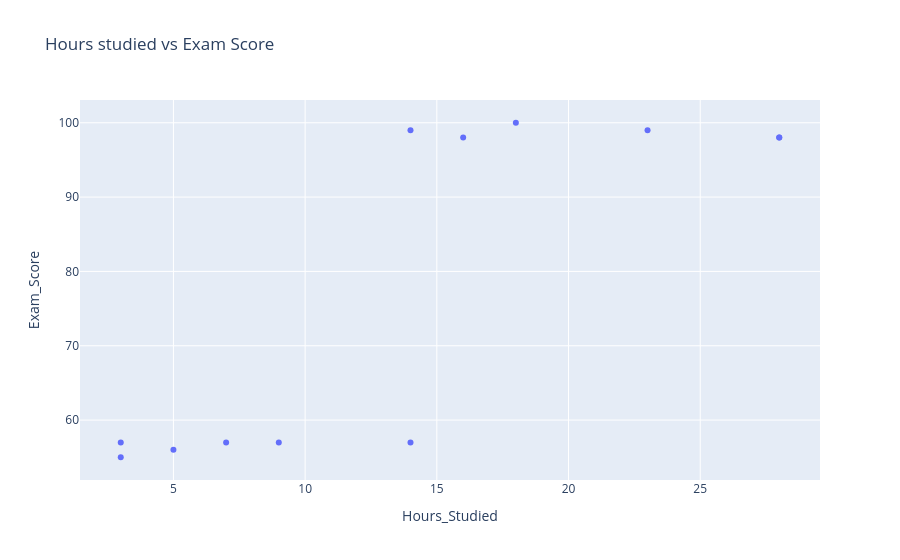

This figure's notebook cell:
### Code cell
high_low_1=px.data.tips()
fig=px.scatter(data_frame=high_low,
               x='Hours_Studied',
               y='Exam_Score',
               title= 'Hours studied vs Exam Score')
fig.show()

### Figure 1 — Plotly figure (JSON) as saved in the notebook; plotly's stock layout.template omitted (floating-point values rounded to 4 significant figures)
{"data": [{"hovertemplate": "Hours_Studied=%{x}<br>Exam_Score=%{y}<extra></extra>", "legendgroup": "", "marker": {"color": "#636efa", "symbol": "circle"}, "mode": "markers", "name": "", "orientation": "v", "showlegend": false, "type": "scatter", "x": [18, 23, 14, 28, 28, 16, 3, 5, 7, 14, 9, 3], "xaxis": "x", "y": [100, 99, 99, 98, 98, 98, 55, 56, 57, 57, 57, 57], "yaxis": "y"}], "layout": {"legend": {"tracegroupgap": 0}, "title": {"text": "Hours studied vs Exam Score"}, "xaxis": {"anchor": "y", "domain": [0, 1], "title": {"text": "Hours_Studied"}}, "yaxis": {"anchor": "x", "domain": [0, 1], "title": {"text": "Exam_Score"}}}}
